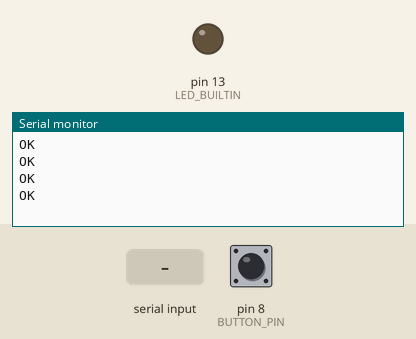
The sketch below on a simulated Arduino Uno, built with avr-gcc and run on an emulated ATmega328P. Shown: output pins drawn as LEDs (lit = HIGH), the last lines printed to the serial monitor. Inputs (shaded band) come from the test bench; at power-on: pin 8 (BUTTON_PIN) LOW. The modem accepts every AT command (registered, SIM ready, sends succeed) and sends nothing else.

Above: at 5.2 s.
5.3 s: pin 8 (BUTTON_PIN) pulled HIGH for 0.15 s
At 7.1 s:
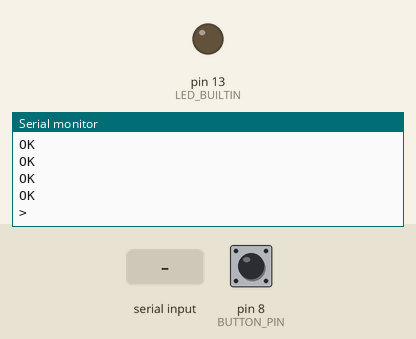
8.4 s: "+CMT:" received over the second serial link
At 9.8 s:
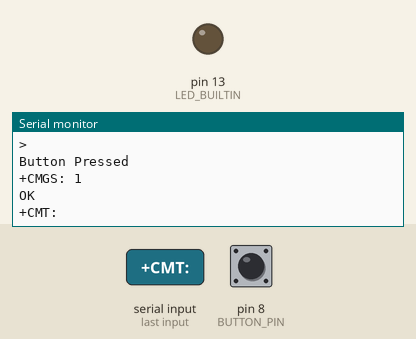
10.8 s: "ledon" received over the second serial link
At 12.9 s:
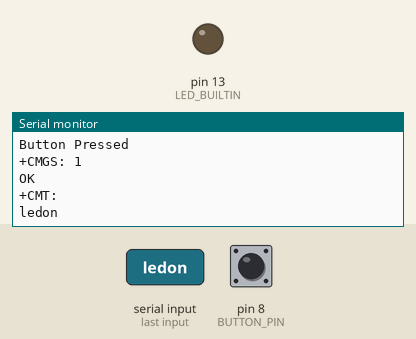
13.2 s: "ledoff" received over the second serial link
At 14.7 s:
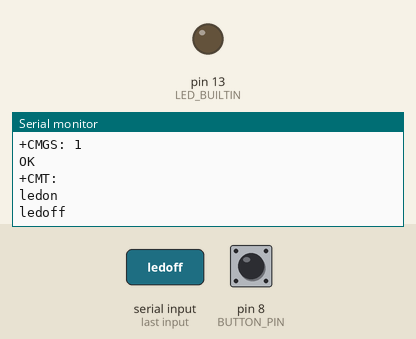

Measured:
- after the input at 5.3 s, the serial monitor: prints a new line after 1.0 s (image 1)
- after the input at 8.4 s, the serial monitor: prints a new line after 1.0 s (image 2)
- after the input at 10.8 s, the serial monitor: prints a new line after 1.0 s (image 3)
- after the input at 13.2 s, the serial monitor: prints a new line after 1.0 s (image 4)

The sketch:

sim800l_withbutton_working.ino
```cpp
#include<SoftwareSerial.h>

SoftwareSerial sim800l(7, 6); // tx, rx
#define BUTTON_PIN 8 // Pin where the button is connected

boolean buttonPressed = false;

//---------------------------------------------------------------------------------------------
boolean getResponse(String expected_answer, unsigned int timeout = 1000) {
  boolean flag = false;
  String response = "";
  unsigned long previous;
  //*************************************************************
  for (previous = millis(); (millis() - previous) < timeout;) {
    while (sim800l.available()) {
      response = sim800l.readString();
      if (response.indexOf(expected_answer) > 0) {
        flag = true;
        goto OUTSIDE;
      }
    }
  }
  //*************************************************************
  OUTSIDE:
  if (response != "") { Serial.println(response); }
  return flag;
}
//---------------------------------------------------------------------------------------------
boolean tryATcommand(String cmd, String expected_answer, int timeout, int total_tries) {
TryAgain:
  //*************************************************************
  for (int i = 1; i <= total_tries; i++) {
    sim800l.println(cmd);
    if (getResponse(expected_answer, timeout) == true) {
      break;
    }
    else {
      Serial.print(".");
    }
  }
  //*************************************************************
}

void setup() {

  pinMode(LED_BUILTIN, OUTPUT);
  pinMode(BUTTON_PIN, INPUT);

  sim800l.begin(9600);
  Serial.begin(9600);

  tryATcommand("ATE", "OK", 1000, 20);
  tryATcommand("AT", "OK", 1000, 20);
  tryATcommand("AT+CMGF=1", "OK", 1000, 20);
  tryATcommand("AT+CNMI=1,2,0,0,0", "OK", 1000, 20);
}

void loop() {
  // Check if the button is pressed
  if (digitalRead(BUTTON_PIN) == HIGH && !buttonPressed) {
    // Button is pressed, send SMS
    sendSMS("447888196873", "Button pressed!"); // Replace with the actual phone number
    Serial.println("Button Pressed");

    // Mark the button as pressed to avoid sending multiple SMS
    buttonPressed = true;
  }

  // Handle SMS and serial communication as before
  while (sim800l.available()) {
    String response = sim800l.readString();
    Serial.println(response);
    if (response.indexOf("+CMT:") > 0) {
      if (response.indexOf("ledon") > 0) {
        digitalWrite(LED_BUILTIN, HIGH);
      }
      if (response.indexOf("ledoff") > 0) {
        digitalWrite(LED_BUILTIN, LOW);
      }
    }
  }

  while (Serial.available()) {
    sim800l.println(Serial.readString());
  }

  // 1 * 60 * 1000  = 60000  = 1 Minutes
  // 15 * 60 * 1000 = 900000 = 15 Minutes
  // if (millis() - previousMillis > 900000) { // 15 Minutes interval
  //   tryATcommand("AT", "OK", 1000, 60);
  //   previousMillis = millis();
  // }
}

void sendSMS(const char* number, const char* msg) {
  tryATcommand("AT+CMGS=\"" + String(number) + "\"", ">", 1000, 5);
  sim800l.print(msg);
  sim800l.write(26); // ASCII code for Ctrl+Z to send the message
  delay(1000);
  buttonPressed = true; // Mark the button as pressed to avoid sending multiple SMS
}
```
